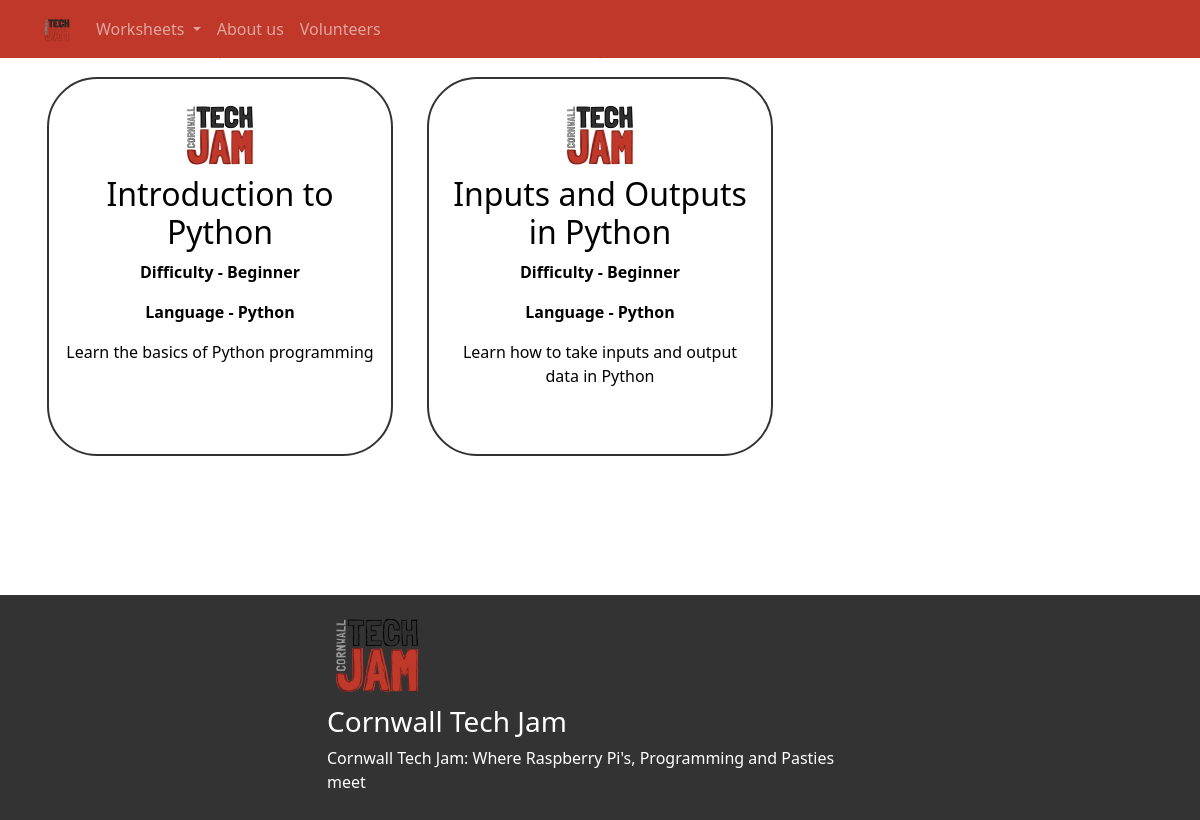
Screenshot of /worksheets.php?language=python with the database file from the repository.
### tables this page shows
CREATE TABLE `worksheets` (
  `id` int(11) NOT NULL,
  `title` varchar(255) DEFAULT NULL,
  `description` text DEFAULT NULL,
  `difficulty` varchar(50) DEFAULT NULL,
  `language` varchar(50) DEFAULT NULL,
  `file_path` varchar(255) DEFAULT NULL
);

### classes/worksheets_class.php (the view, shortened to what this page needs)
<?php
include_once "components/header.php";
class Worksheets {
?>
<?php
    function display_language_worksheets($language) {
        $conn = connect();
        $sql = "SELECT * FROM worksheets WHERE language = '" . $language . "'";
        $result = $conn->query($sql);
?>
<div class="container text-center">
    <div class="row d-flex align-items-stretch">
        <?php while ($row = $result->fetch_array(MYSQLI_ASSOC)) { ?>
            <div class="col-4 mb-4">
                '<a href="' . $file_path . '">
                    <div class="image_desc h-100 p-3">
                        <img src="images/tech-jam-website-logo-1280x1280.png" class="images_worksheet">
                        <h2><?php echo $row["title"]; ?></h2>
                        <p>Difficulty - <?php echo $row["difficulty"]; ?></p>
                        <p><b>Language - <?php echo $row["language"]; ?></b></p>
                        <p><?php echo $row["description"]; ?></p>
                    </div>
                </a>
            </div>
        <?php } ?>
        <div class="py-5">
            </div>
    </div>
</div>
<?php
    }
}

### components/header.php (shortened to what this page needs)
<head>
  <link rel="stylesheet" href="bootstrap/css/bootstrap.css">
  <link rel="stylesheet" href="style/styles.css">
</head>

### worksheets.php (shortened to what this page needs)
<?php
include "classes/worksheets_class.php";
?>
<body>
<?php include_once "components/navbar.php";
?>
<div class="py-5"><?php
$language = $_GET['language'];
$worksheets = new worksheets();
$worksheets->display_language_worksheets($language);
?>
</div>
<?php
include "components/footer.php";

### components/navbar.php (shortened to what this page needs)
<nav class="navbar navbar-expand-lg navbar-dark fixed-top banner_background" >
      <div class="container">
        <a class="navbar-brand" href="index.html">
          <img src="images/tech-jam-website-logo-1280x1280.png" alt="Logo" width="30" height="30" ></a>
        <div class="collapse navbar-collapse" id="navbarNavDropdown">
          <ul class="navbar-nav">
              <li class="nav-item dropdown">
                  <a class="nav-link dropdown-toggle" href="#" id="navbarDropdownMenuLink" role="button" data-bs-toggle="dropdown" aria-expanded="false">
                    Worksheets
                  </a>
                </li>
            <li class="nav-item">
              <a class="nav-link" href="#">About us</a>
            </li>
            <li class="nav-item">
              <a class="nav-link" href="#volunteers.html">Volunteers</a>
            </li>
          </ul>
        </div>
      </div>
    </nav>

### components/footer.php (shortened to what this page needs)
<footer>
    <div class="container">
      <div class="row">
        <div class="col-6 offset-3">
          <img src="images/tech-jam-website-logo-1280x1280.png" width="100" height="100">
          <h3>Cornwall Tech Jam</h3>
          <p>Cornwall Tech Jam: Where Raspberry Pi's, Programming and Pasties meet</p>
        </div>
      </div>
    </div>
  </footer>

### style/styles.css (style rules this page uses)
.banner_background { background-color: #bf382a; }
.image_desc { border: 2px solid #333; padding: 10px; margin: 5px; background-color: white; border-radius: 50px; }
.image_desc p:first-of-type { font-weight: 700; }
.images_worksheet { width:80px; height:80px; }
a { color: black; text-decoration: none; }
footer { background-color: #333; color: white; padding: 10px; transition: all 0.5s; }

### rows the page displays
worksheets: title "Introduction to Python", difficulty "Beginner", language "Python", description "Learn the basics of Python programming"
worksheets: title "Inputs and Outputs in Python", difficulty "Beginner", language "Python", description "Learn how to take inputs and output data in Python"
